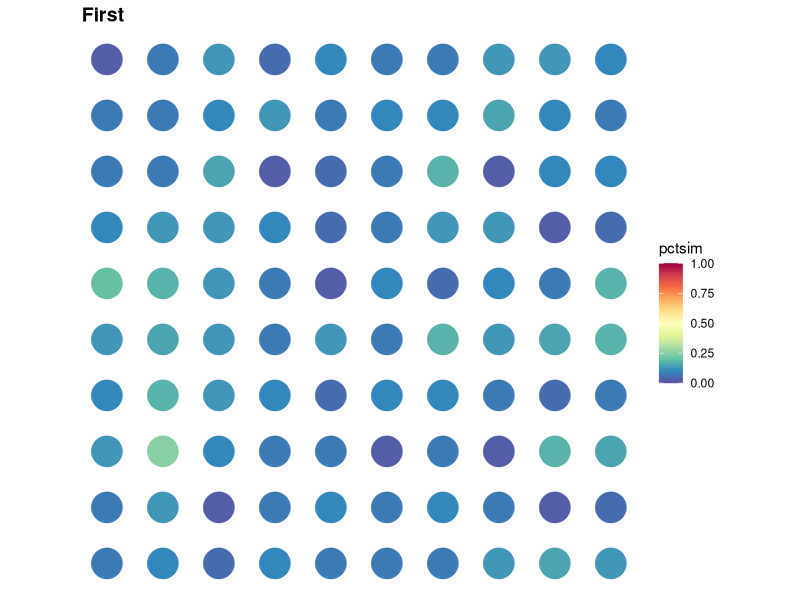
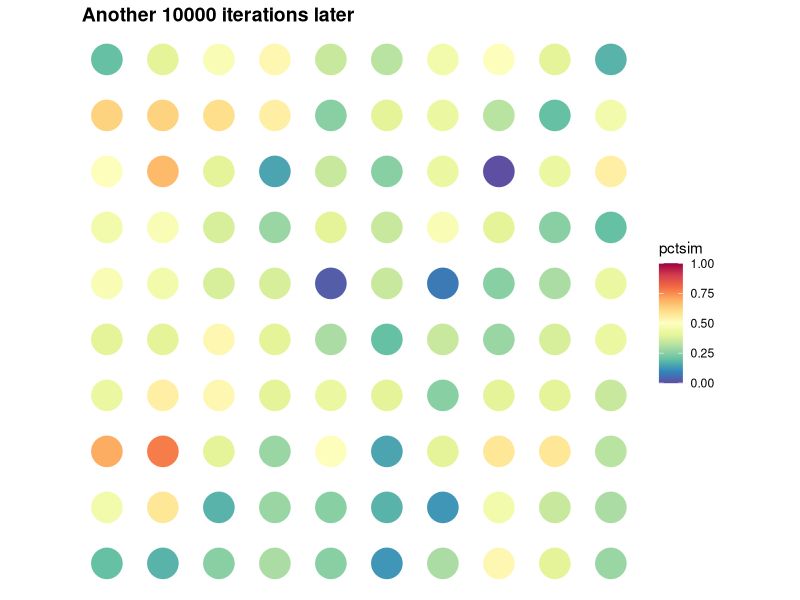

R code for these plots, in order:
#Dissemination of Culture Replication (from Axelrod 1997)
# Model specifies a world of x by x dimensions
# Each cell in the world is a numeric vector of x number of features, and each feature takes on one of x number of traits per feature
# In each step, one cell picked at random interacts with a randomly selected Von Neumann neighbor
# Set the probability of adopting a trait p equal to the % of traits the cells already share
# If adopting a new trait, activated cell picks a trait it doesn't already share with their neighbor and matches it

library(RColorBrewer)
myPalette <- colorRampPalette(rev(brewer.pal(11, "Spectral")))

dc.matrix <- function(dimension = 10, features = 5, traits = 10){
  dimension <<- dimension
  features <<- features
  traits <<- traits
  world <- matrix(NA, nrow=dimension, ncol=dimension)
  for(i in 1:length(world)){
    world[i] <- paste(as.character(sample(0:(traits-1), features, replace = T)), collapse = "")
  }
  return(world)
}

disseminate <- function(mat){
  # Select two cells to interact. Random number between 1 and dimension
  first.cell.row <- round(runif(1)*(dimension)+0.5)
  first.cell.column <- round(runif(1)*(dimension)+0.5)
  
  second.cell.row <- first.cell.row
  second.cell.column <- first.cell.column
  
  while((second.cell.row == first.cell.row) & (second.cell.column == first.cell.column)){
    second.cell.row <- first.cell.row + sample(c(-1, 0, 1), 1)
    second.cell.column <- first.cell.column + sample(c(-1, 0, 1), 1)
  }
  
  #Wrap world
  second.cell.row[second.cell.row==0] <- dimension
  second.cell.row[second.cell.row==dimension+1] <- 1
  second.cell.column[second.cell.column==0] <- dimension
  second.cell.column[second.cell.column==dimension+1] <- 1
  
  #Calculate probability of successful interaction
  matches <- NULL
  for(i in 1:features){
    matches <- c(matches, substring(mat[first.cell.row, first.cell.column],i,i) == substring(mat[second.cell.row, second.cell.column],i,i))
  }
  probability.of.interaction <- sum(matches)/features
  
  #Change second cell by 1 unit in direction of difference, with given probability
  element.to.change <- NA
      for(i in 1:features){
        if(substring(mat[first.cell.row, first.cell.column],i,i) != substring(mat[second.cell.row, second.cell.column],i,i)){
      element.to.change <- i
      break
        }
      }
  
  if(!is.na(element.to.change) & probability.of.interaction > runif(1)){
    substring(mat[second.cell.row, second.cell.column], element.to.change, element.to.change) <- substring(mat[first.cell.row, first.cell.column], element.to.change, element.to.change)
  }
  return(mat)
}

aps <- function(dimension){
  require(data.table)
  space <<- data.table(id = 1:prod(dimension*dimension),
                       x = rep(1:dimension, dimension),
                       y = rep(1:dimension, each = dimension),
                       cult = rep(NA, prod(dimension*dimension)),
                       pctsim = rep(NA, prod(dimension*dimension)),
                       color = rep(NA, prod(dimension*dimension)))
  
  for(i in 1:10){
    for(j in 1:10){
      space$cult[space$x == i & space$y == j] <<- culture[i,j]
    }
  }
  space$color <<- substring(space$cult, 1,1)
  
  sims <- function(x_value, y_value){
    cur_id <- space[x == x_value & y == y_value, id]
    
    select.neighbors <- function(dimension){
      neighbors <- as.data.frame(matrix(NA, nrow = 8, ncol = 2))
      
      if(x_value == 1 & y_value == 1){
        neighbors[1,] <- space[x == dimension & y == y_value+1, 2:3]
        neighbors[2,] <- space[x == x_value & y == y_value+1, 2:3]
        neighbors[3,] <- space[x == x_value+1 & y == y_value+1, 2:3]
        neighbors[4,] <- space[x == dimension & y == y_value, 2:3]
        neighbors[5,] <- space[x == x_value+1 & y == y_value, 2:3]
        neighbors[6,] <- space[x == dimension & y == dimension, 2:3]
        neighbors[7,] <- space[x == x_value & y == dimension, 2:3]
        neighbors[8,] <- space[x == x_value+1 & y == dimension, 2:3]
      }
      if(x_value == 1 & y_value %in% c(2:(dimension-1))){
        neighbors[1,] <- space[x == dimension & y == y_value+1, 2:3]
        neighbors[2,] <- space[x == x_value & y == y_value+1, 2:3]
        neighbors[3,] <- space[x == x_value+1 & y == y_value+1, 2:3]
        neighbors[4,] <- space[x == dimension & y == y_value, 2:3]
        neighbors[5,] <- space[x == x_value+1 & y == y_value, 2:3]
        neighbors[6,] <- space[x == dimension & y == y_value-1, 2:3]
        neighbors[7,] <- space[x == x_value & y == y_value-1, 2:3]
        neighbors[8,] <- space[x == x_value+1 & y == y_value-1, 2:3]
      }
      if(x_value == 1 & y_value == dimension){
        neighbors[1,] <- space[x == dimension & y == 1, 2:3]
        neighbors[2,] <- space[x == x_value & y == 1, 2:3]
        neighbors[3,] <- space[x == x_value+1 & y == 1, 2:3]
        neighbors[4,] <- space[x == dimension & y == y_value, 2:3]
        neighbors[5,] <- space[x == x_value+1 & y == y_value, 2:3]
        neighbors[6,] <- space[x == dimension & y == y_value-1, 2:3]
        neighbors[7,] <- space[x == x_value & y == y_value-1, 2:3]
        neighbors[8,] <- space[x == x_value+1 & y == y_value-1, 2:3]
      }
      if(x_value %in% c(2:(dimension-1)) & y_value == 1){
        neighbors[1,] <- space[x == x_value-1 & y == y_value+1, 2:3]
        neighbors[2,] <- space[x == x_value & y == y_value+1, 2:3]
        neighbors[3,] <- space[x == x_value+1 & y == y_value+1, 2:3]
        neighbors[4,] <- space[x == x_value-1 & y == y_value, 2:3]
        neighbors[5,] <- space[x == x_value+1 & y == y_value, 2:3]
        neighbors[6,] <- space[x == x_value-1 & y == dimension, 2:3]
        neighbors[7,] <- space[x == x_value & y == dimension, 2:3]
        neighbors[8,] <- space[x == x_value+1 & y == dimension, 2:3]
      }
      if(x_value %in% c(2:(dimension-1)) & y_value %in% c(2:(dimension-1))){
        neighbors[1,] <- space[x == x_value-1 & y == y_value+1, 2:3]
        neighbors[2,] <- space[x == x_value & y == y_value+1, 2:3]
        neighbors[3,] <- space[x == x_value+1 & y == y_value+1, 2:3]
        neighbors[4,] <- space[x == x_value-1 & y == y_value, 2:3]
        neighbors[5,] <- space[x == x_value+1 & y == y_value, 2:3]
        neighbors[6,] <- space[x == x_value-1 & y == y_value-1, 2:3]
        neighbors[7,] <- space[x == x_value & y == y_value-1, 2:3]
        neighbors[8,] <- space[x == x_value+1 & y == y_value-1, 2:3] 
      }
      if(x_value %in% c(2:(dimension-1)) & y_value == dimension){
        neighbors[1,] <- space[x == x_value-1 & y == 1, 2:3]
        neighbors[2,] <- space[x == x_value & y == 1, 2:3]
        neighbors[3,] <- space[x == x_value+1 & y == 1, 2:3]
        neighbors[4,] <- space[x == x_value-1 & y == y_value, 2:3]
        neighbors[5,] <- space[x == x_value+1 & y == y_value, 2:3]
        neighbors[6,] <- space[x == x_value-1 & y == y_value-1, 2:3]
        neighbors[7,] <- space[x == x_value & y == y_value-1, 2:3]
        neighbors[8,] <- space[x == x_value+1 & y == y_value-1, 2:3]
      }
      if(x_value == dimension & y_value == 1){
        neighbors[1,] <- space[x == x_value-1 & y == y_value+1, 2:3]
        neighbors[2,] <- space[x == x_value & y == y_value+1, 2:3]
        neighbors[3,] <- space[x == 1 & y == y_value+1, 2:3]
        neighbors[4,] <- space[x == x_value-1 & y == y_value, 2:3]
        neighbors[5,] <- space[x == 1 & y == y_value, 2:3]
        neighbors[6,] <- space[x == x_value-1 & y == dimension, 2:3]
        neighbors[7,] <- space[x == x_value & y == dimension, 2:3]
        neighbors[8,] <- space[x == 1 & y == dimension, 2:3]
      }
      if(x_value == dimension & y_value %in% c(2:(dimension-1))){
        neighbors[1,] <- space[x == x_value-1 & y == y_value+1, 2:3]
        neighbors[2,] <- space[x == x_value & y == y_value+1, 2:3]
        neighbors[3,] <- space[x == 1 & y == y_value+1, 2:3]
        neighbors[4,] <- space[x == x_value-1 & y == y_value, 2:3]
        neighbors[5,] <- space[x == 1 & y == y_value, 2:3]
        neighbors[6,] <- space[x == x_value-1 & y == y_value-1, 2:3]
        neighbors[7,] <- space[x == x_value & y == y_value-1, 2:3]
        neighbors[8,] <- space[x == 1 & y == y_value-1, 2:3]
      }
      if(x_value == dimension & y_value == dimension){
        neighbors[1,] <- space[x == x_value-1 & y == 1, 2:3]
        neighbors[2,] <- space[x == x_value & y == 1, 2:3]
        neighbors[3,] <- space[x == 1 & y == 1, 2:3]
        neighbors[4,] <- space[x == x_value-1 & y == y_value, 2:3]
        neighbors[5,] <- space[x == 1 & y == y_value, 2:3]
        neighbors[6,] <- space[x == x_value-1 & y == y_value-1, 2:3]
        neighbors[7,] <- space[x == x_value & y == y_value-1, 2:3]
        neighbors[8,] <- space[x == 1 & y == y_value-1, 2:3]
      }
      names(neighbors) <- c("x","y") 
      
      ids <- space[x %in% neighbors$x & y %in% neighbors$y, id]
      ids <- ids[! ids %in% space[x == x_value & y == y_value, id]]
      
      return(ids)
    }
    
    neighbor.ids <- select.neighbors(dimension = dimension)
    sim <- NULL
    for(i in 1:length(neighbor.ids)){
      for(j in 1:5){
        sim <- c(sim, substring(culture[x_value, y_value],j,j) == substring(space[neighbor.ids[i], cult],j,j))
      }
    }
    return(sum(sim)/length(sim))
  }
  
  for(i in 1:length(space$pctsim)){
    space$pctsim[i] <<- sims(x_value = space$x[i], y_value = space$y[i])
  }
  return(mean(space$pctsim))
}

plotCulture <- function(title){
  require(data.table)
  require(ggplot2)
  require(RColorBrewer)
  # get races to get the right number of colors
  traits <- as.numeric(unique(substring(space$cult, 1,1)))
  
  # find the dimensions of the grid to get the best dot size
  dims <- c(max(space$x), max(space$y))

  # plot the graph  
  p <- ggplot(data = space, 
              aes(x = x, y = y, color = pctsim)) + 
    # resize dots to grid
    geom_point(size = 100/sqrt(prod(dimension*dimension))) +  
    scale_colour_gradientn(colours = myPalette(100), limits=c(0,1)) + 
    # theme: mostly blank
    theme_bw() + 
    theme(axis.line = element_blank(),
          axis.text.x = element_blank(),
          axis.text.y = element_blank(),
          axis.ticks = element_blank(),
          axis.title.x = element_blank(),
          axis.title.y = element_blank(),
          #legend.position = "none",
          panel.background = element_blank(),
          panel.border = element_blank(),
          panel.grid.major = element_blank(),
          panel.grid.minor = element_blank(),
          plot.background = element_blank(),
          plot.title = element_text(lineheight=3, 
                                    face="bold", 
                                    color="black", 
                                    size=14)) +
    # fix axes to avoid distortion in the picture
    coord_fixed(ratio = 1) + 
    # add the title
    ggtitle(title)
  
  return(p)
}

culture <- dc.matrix()
aps(dimension = 10)
culture1 <- culture

plotCulture(title = "First")

for(iterations in 1:10000){
  culture <- disseminate(culture)
}
aps(dimension = 10)
plotCulture(title = "Another 10000 iterations later")


